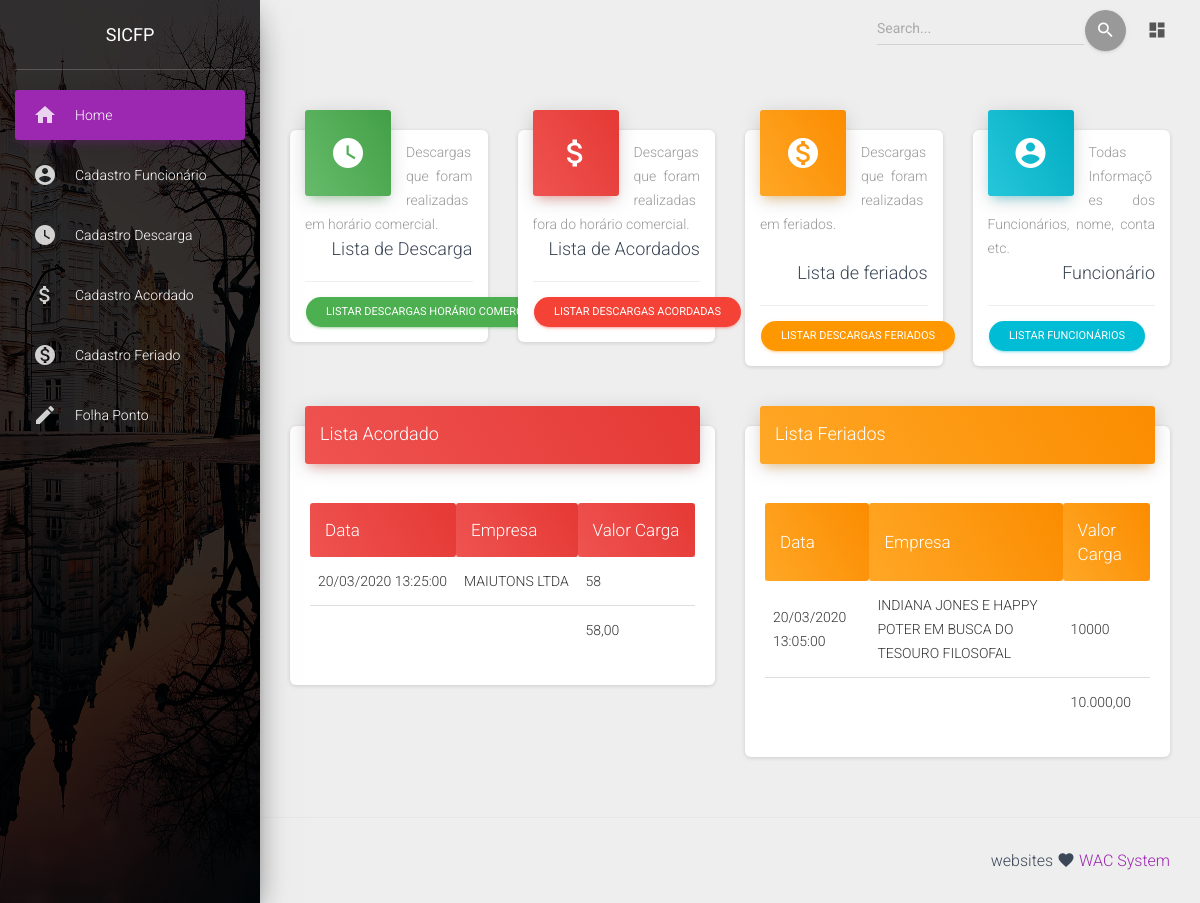
Screenshot of /home.php?link=1 with the database file from the repository.
### tables this page shows
CREATE TABLE `acordo` (
  `id` int(11) NOT NULL,
  `temp_acordo` timestamp NOT NULL DEFAULT current_timestamp() ON UPDATE current_timestamp(),
  `doca_acordo` int(11) NOT NULL,
  `nome_emp_acordo` varchar(40) NOT NULL,
  `placa_cart_acordo` varchar(40) NOT NULL,
  `placa_cav_acordo` varchar(40) NOT NULL,
  `valor_carga_acordo` float NOT NULL,
  `origem_acordo` varchar(40) NOT NULL,
  `manifesto_acordo` varchar(40) NOT NULL,
  `qtd_volume_acordo` decimal(10,0) NOT NULL,
  `equipe_acordo` varchar(60) NOT NULL
);

CREATE TABLE `feriado` (
  `id` int(11) NOT NULL,
  `temp_feriado` timestamp NOT NULL DEFAULT current_timestamp() ON UPDATE current_timestamp(),
  `doca_feriado` int(11) NOT NULL,
  `nome_feriado` varchar(60) NOT NULL,
  `placa_carreta_feriado` varchar(40) NOT NULL,
  `placa_cavalo_feriado` varchar(40) NOT NULL,
  `valor_carga_feriado` float NOT NULL,
  `origem_feriado` varchar(40) NOT NULL,
  `manifesto_feriado` varchar(40) NOT NULL,
  `qtd_volume_feriado` decimal(10,0) NOT NULL,
  `equipe_feriado` varchar(60) NOT NULL
);

### index.php (the view, shortened to what this page needs)
<!DOCTYPE html>
    <link rel="stylesheet" href="https://cdnjs.cloudflare.com/ajax/libs/Chart.js/2.9.3/Chart.css">
    <div class="main-panel">
      <div class="content">
        <div class="container-fluid">
          <div class="row">
            <div class="col-xl-3 col-lg-6 col-md-6 col-sm-6">
              <div class="card card-stats">
                <div class="card-header card-header-success card-header-icon">
                  <div class="card-icon">
                    <i class="material-icons">watch_later</i>
                  </div>
                   <p class ="card-category" align="justify">Descargas que foram realizadas em horário comercial.</p>
                  <h4 class="card-title">
                    Lista de Descarga
                  </h4>
                </div>
                <div class="card-footer">
                  <div class="stats">
                       <button type="button"  class="btn btn-success btn-round btn-sm ">
                        <a href="home.php?link=3" class="text-white text-center">Listar descargas horário comercial</a>
                       </button>
                  </div>
                </div>
              </div>
            </div>
            <div class="col-xl-3 col-lg-6 col-md-6 col-sm-6">
              <div class="card card-stats">
                <div class="card-header card-header-danger card-header-icon">
                  <div class="card-icon">
                    <i class="material-icons">attach_money</i>
                  </div>
                    <p class="card-title"></p>
                    <p class ="card-category" align="justify">Descargas que foram realizadas fora do horário comercial.</p>
                  <h4 class="card-title">Lista de Acordados</h4>
                </div>
                <div class="card-footer">
                  <div class="stats">
                       <button type="button"  class="btn btn-danger btn-round btn-sm ">
                        <a href="home.php?link=6" class="text-white text-center">Listar descargas Acordadas</a>
                       </button>
                  </div>
                </div>
              </div>
            </div>
            <div class="col-xl-3 col-lg-6 col-md-6 col-sm-6">
              <div class="card card-stats">
                <div class="card-header card-header-warning card-header-icon">
                  <div class="card-icon">
                    <i class="material-icons">monetization_on</i>
                  </div>
                   <p class ="card-category" align="justify">Descargas que foram realizadas em  feriados.</p>
                   <br>
                   <h4 class="card-title">Lista de feriados</h4>
                </div>
                <div class="card-footer">
                  <div class="stats">
                      <button type="button"  class="btn btn-warning btn-round btn-sm ">
                        <a href="home.php?link=7" class="text-white text-center">Listar Descargas Feriados</a>
                    </button>
                  </div>
                </div>
              </div>
            </div>
            <div class="col-xl-3 col-lg-6 col-md-6 col-sm-6">
              <div class="card card-stats">
                <div class="card-header card-header-info card-header-icon">
                  <div class="card-icon">
                    <i class="material-icons ">account_circle</i>
                  </div>
                    <p class ="card-category " align="justify" >Todas Informações dos Funcionários, nome, conta etc.</p>
                  <h4 class="card-title">Funcionário</h4>
                </div>
                <div class="card-footer">
                  <div class="stats">
                    <button type="button"  class="btn btn-info btn-round btn-sm ">
                        <a href="home.php?link=9" class="text-white text-center">Listar Funcionários</a>
                    </button>
                  </div>
                </div>
              </div>
            </div>
          </div>
          <div class="row">
            <div class="col-lg-6 col-md-12">
              <div class="card">
                <div class="card-header card-header-danger">
                  <h4 class="card-title">Lista Acordado</h4>
                </div>
                <div class="card-body table-responsive">
                  <table class="table table-hover">
                      <thead class=" text-primary">
                        <tr>
                            <th class="text-white card-header card-header-danger">Data</th>
                            <th class="text-white card-header card-header-danger">Empresa</th>
                            <th class="text-white card-header card-header-danger">Valor Carga</th>
                         </tr>
                      </thead>
                    <tbody>
                      <tr>
                         <?php
                        $pdo = db_connect();
                        $consulta = $pdo->prepare("SELECT * FROM acordo ORDER BY temp_acordo");
                        $consulta -> execute();
                        foreach ($consulta as $mostra) :
                        echo"<tr>";
                        echo "<td>".date('d/m/Y H:i:s', strtotime($mostra['temp_acordo']))."</td>";
                        echo"<td>".$mostra['nome_emp_acordo']."</td>";
                        echo"<td>".$mostra['valor_carga_acordo']."</td>";
                      endforeach;
                      echo"</tr>"; ?>
                <td></td>
                <td></td>
                <td><?php
                $soma = $pdo->query("SELECT SUM(valor_carga_acordo) AS total FROM acordo")->fetchColumn();
                echo number_format($soma, 2, ",",".");
                ?></td>
                      </tr>
                    </tbody>
                  </table>
                </div>
              </div>
            </div>
            <div class="col-lg-6 col-md-12">
              <div class="card">
                <div class="card-header card-header-warning">
                  <h4 class="card-title">Lista Feriados</h4>
                </div>
                <div class="card-body">
                  <div class="tab-content">
                    <div class="tab-pane active" id="profile">
                      <table class="table">
                    <thead class="text-warning">
                        <tr>
                            <th class="text-white card-header card-header-warning">Data</th>
                            <th class="text-white card-header card-header-warning">Empresa</th>
                            <th class="text-white card-header card-header-warning">Valor Carga</th>
                         </tr>
                    </thead>
                        <tbody>
                        <?php
                            $pdo = db_connect();
                            $consulta = $pdo->prepare("SELECT * FROM feriado ORDER BY temp_feriado");
                            $consulta -> execute();
                            foreach ($consulta as $mostra) :
                            echo"<tr>";
                            echo "<td>".date('d/m/Y H:i:s', strtotime($mostra['temp_feriado']))."</td>";
                            echo"<td>".$mostra['nome_feriado']."</td>";
                            echo"<td>".$mostra['valor_carga_feriado']."</td>";
                            endforeach;
                            echo "</tr>";
                        ?>
                        <td></td><td></td>
                  <td>
                      <?php
                        $soma = $pdo->query("SELECT SUM(valor_carga_feriado) AS total FROM feriado")->fetchColumn();
                        echo number_format($soma, 2, ",",".");
                      ?>
                        </tbody>
                      </table>
                    </div>
                    </div>
                  </div>
                </div>
              </div>
            </div>
          </div>
        </div>

### rows the page displays
acordo: temp_acordo "20/03/2020 13:25:00", nome_emp_acordo "MAIUTONS LTDA", valor_carga_acordo "58"
feriado: temp_feriado "20/03/2020 13:05:00", nome_feriado "INDIANA JONES E HAPPY POTER EM BUSCA DO TESOURO FILOSOFAL", valor_carga_feriado "10000"

### other values shown
$soma "58,00"
$soma "10.000,00"
